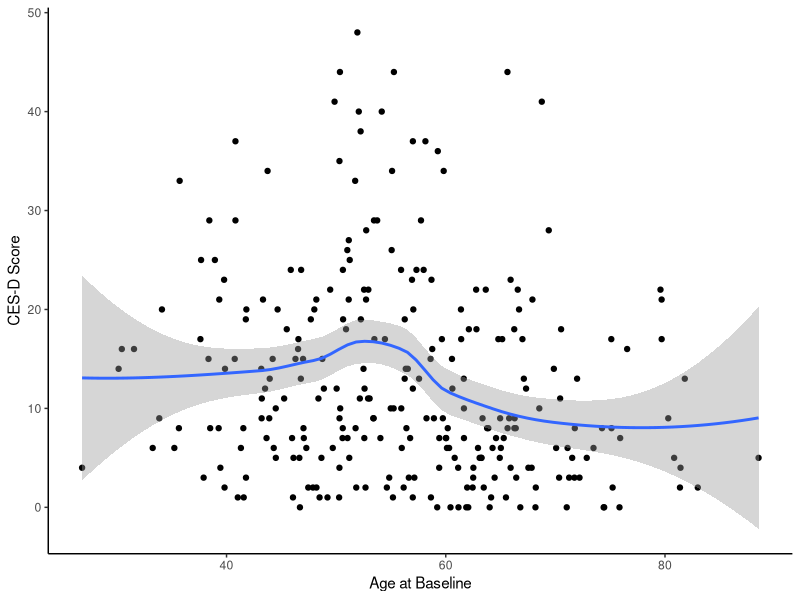
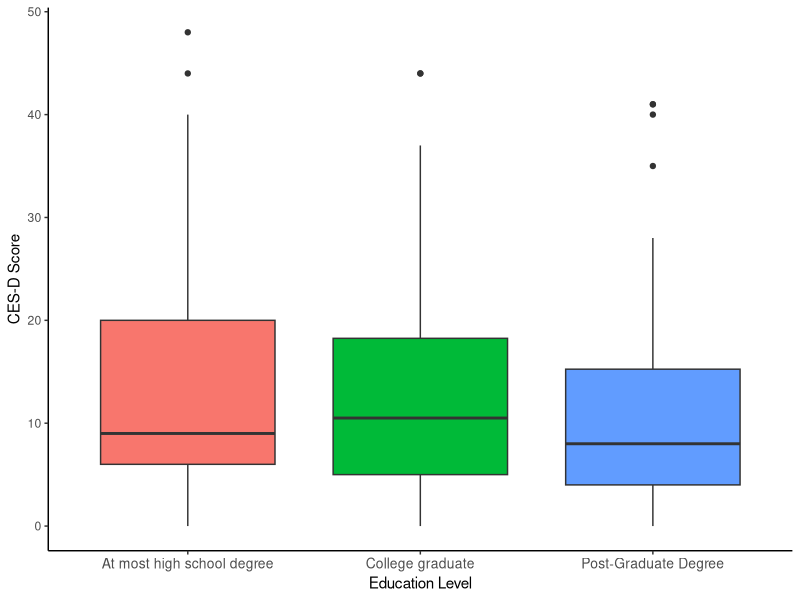
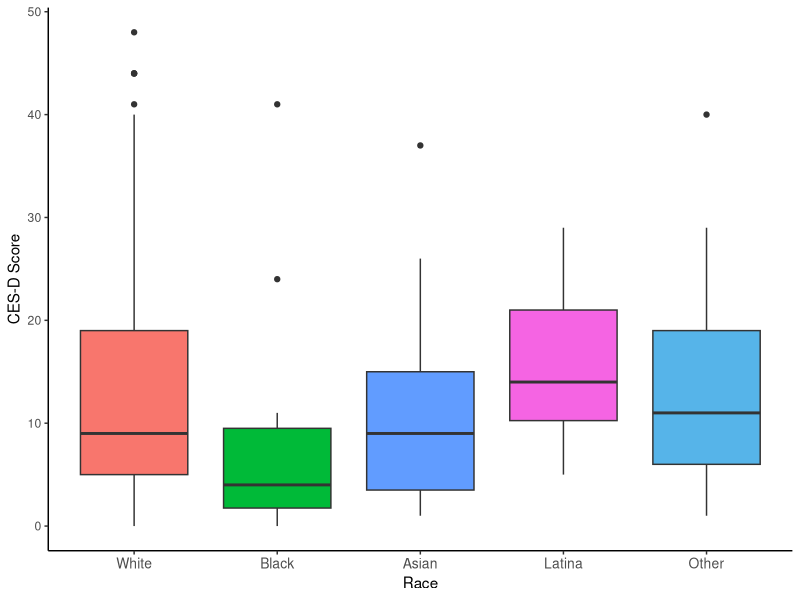
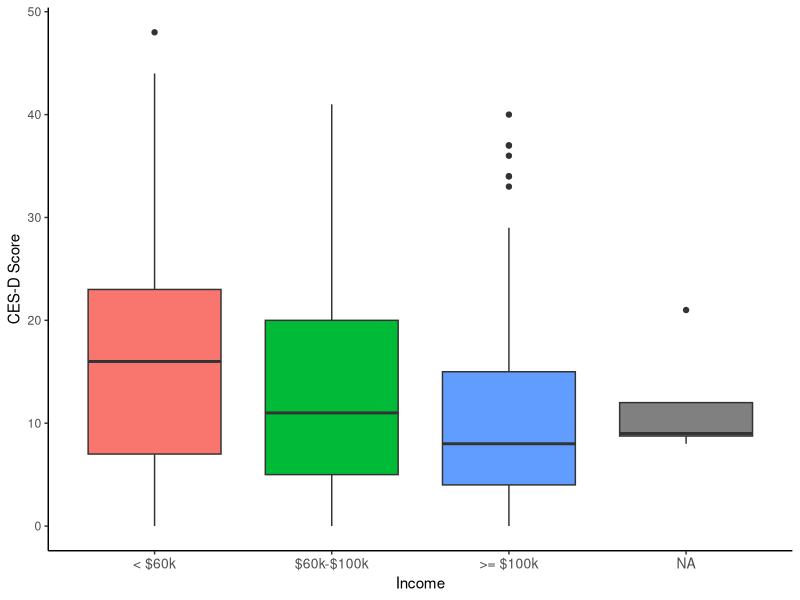
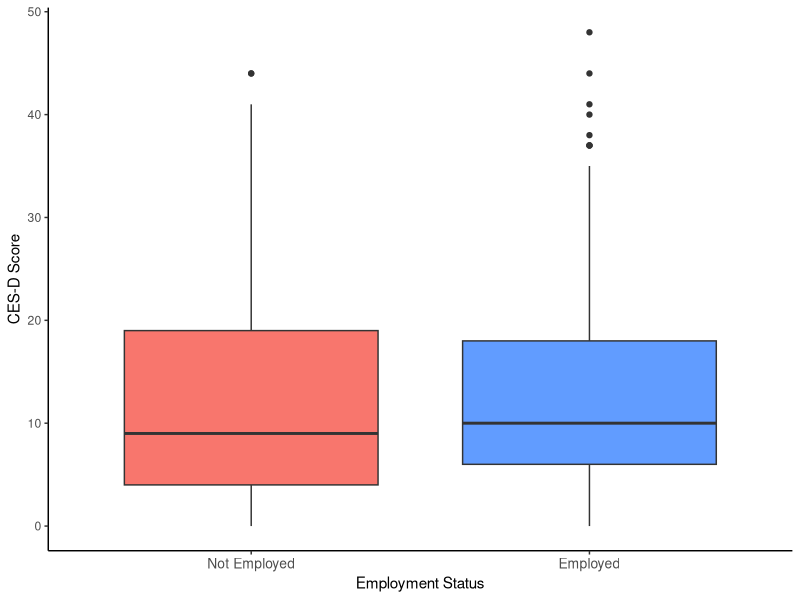
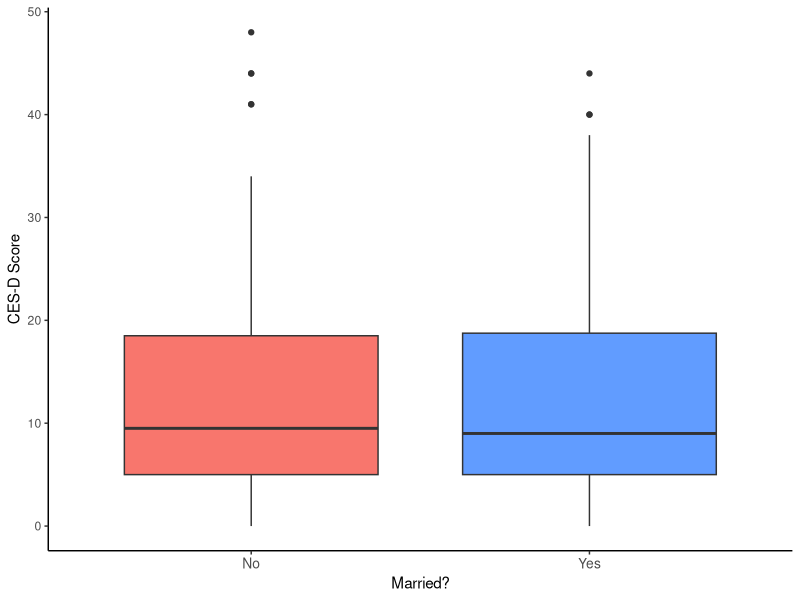
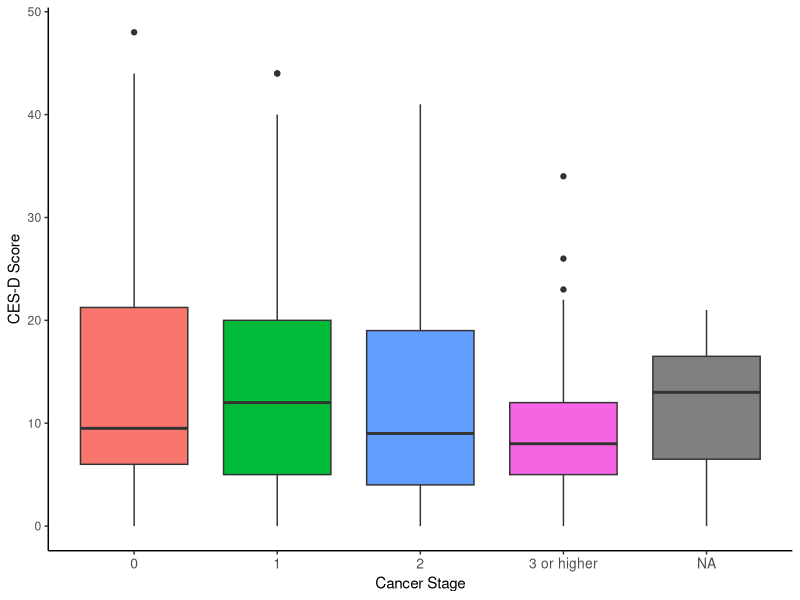
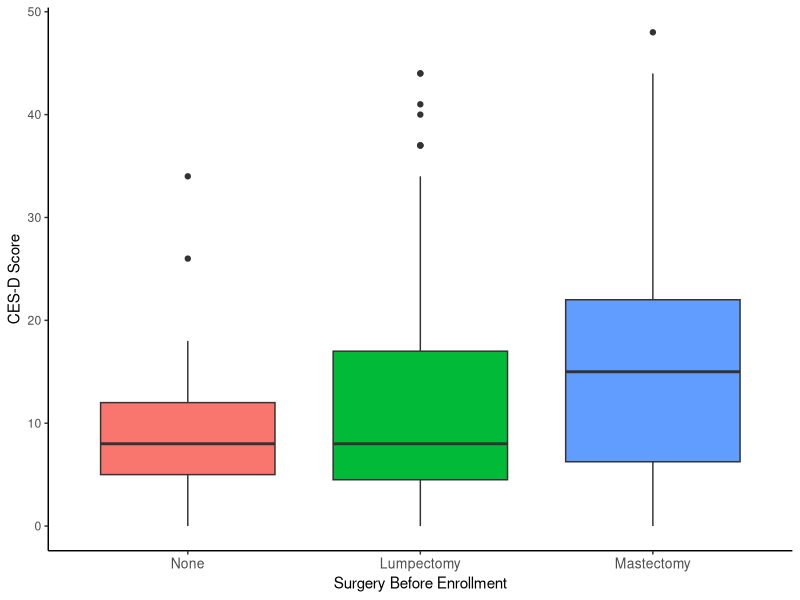

The R script that drew these images, in order:
## ---- chunk 1
#| echo: false
#| label: setup

library(dplyr)
library(ggplot2)

rise_dat <- read.csv("../data/rise_numerics.csv")

## ---- chunk 2
#| label: age_bl vs cesd score

ggplot(rise_dat, aes(x = AGE_BL, y = CESD_BL))+
  geom_point()+
  geom_smooth(method = "loess")+
  theme_classic()+
  xlab("Age at Baseline")+
  ylab("CES-D Score")

## ---- chunk 3
#| label: Education 

rise_dat$EDUC3 <- factor(rise_dat$EDUC3, levels = c(1,2,3), labels = c("At most high school degree", "College graduate", "Post-Graduate Degree"))

# Create boxplot
ggplot(rise_dat, aes(x = EDUC3, y = CESD_BL, fill = EDUC3)) +
  geom_boxplot() +
  labs(x = "Education Level", y = "CES-D Score") +
  scale_fill_manual(values = c("#F8766D", "#00BA38", "#619CFF"), 
                    labels = c("At most high school degree", "College graduate", "Postgraduate")) +
  theme_classic()+
  theme(legend.position = "none", axis.text.x = element_text(size = 10))

## ---- chunk 4
rise_dat$RACE5 <- factor(rise_dat$RACE5, levels = c(1,2,3,4,5), labels = c("White", "Black", "Asian", "Latina", "Other"))

# Create boxplot
ggplot(rise_dat, aes(x = RACE5, y = CESD_BL, fill = RACE5)) +
  geom_boxplot() +
  labs(x = "Race", y = "CES-D Score") +
  scale_fill_manual(values = c("#F8766D", "#00BA38", "#619CFF", "#F564E3", "#56B4E9"), 
                    labels = c("White", "Black", "Asian", "Latina", "Other")) +
  theme_classic()+
  theme(legend.position = "none", axis.text.x = element_text(size = 10))

## ---- chunk 5
rise_dat$INCOME3[is.na(rise_dat$INCOME3)] <- 999

rise_dat$INCOME3 <- factor(rise_dat$INCOME3, levels = c(1,2,3,999), labels = c("< $60k", "$60k-$100k",">= $100k", "NA"))

# Create boxplot
ggplot(rise_dat, aes(x = INCOME3, y = CESD_BL, fill = INCOME3)) +
  geom_boxplot() +
  labs(x = "Income", y = "CES-D Score") +
  scale_fill_manual(values = c("#F8766D", "#00BA38", "#619CFF", "#808080"), 
                    labels = c("< $60k", "$60k-$100k",">= $100k", "NA")) +
  theme_classic()+
  theme(legend.position = "none", axis.text.x = element_text(size = 10))

## ---- chunk 6
rise_dat$EMPLOY3_v2 <- ifelse(rise_dat$EMPLOY3 == 3, 0,1)

rise_dat$EMPLOY3_v2 <- factor(rise_dat$EMPLOY3_v2, levels = c(0,1), labels = c("Not Employed", "Employed"))


ggplot(rise_dat, aes(x = EMPLOY3_v2, y = CESD_BL, fill = EMPLOY3_v2)) +
  geom_boxplot() +
  labs(x = "Employment Status", y = "CES-D Score") +
  scale_fill_manual(values = c("#F8766D", "#619CFF"), 
                    labels = c("Not Employed", "Employed")) +
  theme_classic()+
  theme(legend.position = "none", axis.text.x = element_text(size = 10))


## ---- chunk 7
rise_dat$MARRIED2 <- factor(rise_dat$MARRIED2, levels = c(0,1), labels = c("No", "Yes"))

ggplot(rise_dat, aes(x = MARRIED2, y = CESD_BL, fill = MARRIED2)) +
  geom_boxplot() +
  labs(x = "Married?", y = "CES-D Score") +
  scale_fill_manual(values = c("#F8766D", "#619CFF"), 
                    labels = c("No", "Yes")) +
  theme_classic()+
  theme(legend.position = "none", axis.text.x = element_text(size = 10))

## ---- chunk 8
rise_dat$Cancer_Stage <- ifelse(rise_dat$STAGEDX_PG >= 3, 3, rise_dat$STAGEDX_PG)

rise_dat$Cancer_Stage[is.na(rise_dat$Cancer_Stage)] <- 999

rise_dat$Cancer_Stage <- factor(rise_dat$Cancer_Stage, levels = c(0,1,2,3,999), labels = c("0", "1", "2", "3 or higher", "NA"))

ggplot(rise_dat, aes(x = Cancer_Stage, y = CESD_BL, fill = Cancer_Stage)) +
  geom_boxplot() +
  labs(x = "Cancer Stage", y = "CES-D Score") +
  scale_fill_manual(values = c("#F8766D", "#00BA38", "#619CFF", "#F564E3", "#808080"), 
                    labels = c("0", "1", "2", "3 or higher", "NA")) +
  theme_classic()+
  theme(legend.position = "none", axis.text.x = element_text(size = 10))

## ---- chunk 9
rise_dat$SurgType <- factor(rise_dat$SURGTYPE_ENROLLMENT_BINARY, levels = c(0,1,2), labels = c("None", "Lumpectomy", "Mastectomy"))

ggplot(rise_dat, aes(x = SurgType, y = CESD_BL, fill = SurgType)) +
  geom_boxplot() +
  labs(x = "Surgery Before Enrollment", y = "CES-D Score") +
  scale_fill_manual(values = c("#F8766D", "#00BA38", "#619CFF"), 
                    labels = c("None", "Lumpectomy", "Mastectomy")) +
  theme_classic()+
  theme(legend.position = "none", axis.text.x = element_text(size = 10))

## ---- chunk 10
ggplot(rise_dat, aes(x = BMI_BL, y = CESD_BL))+
  geom_point()+
  geom_smooth(method = "loess")+
  theme_classic()+
  xlab("BMI at Baseline")+
  ylab("CES-D Score")

## ---- chunk 11
rise_dat$N_MedCond <- factor(rise_dat$CHARLSON)

ggplot(rise_dat, aes(x = N_MedCond, y = CESD_BL, fill = N_MedCond)) +
  geom_boxplot() +
  labs(x = "# Medical Conditions", y = "CES-D Score") +
  scale_fill_manual(values = c("#F8766D", "#00BA38", "#619CFF","#F564E3"), 
                    labels = c("0", "1", "2", "3")) +
  theme_classic()+
  theme(legend.position = "none", axis.text.x = element_text(size = 10))
## ---- chunk 12
rise_dat$ChildMalTrt <- factor(rise_dat$CTQ_WALKER_CAT_BL, levels = c(0,1,2), labels = c("None", "Nonsexual", "Sexual"))

ggplot(rise_dat, aes(x = ChildMalTrt, y = CESD_BL, fill = ChildMalTrt)) +
  geom_boxplot() +
  labs(x = "Child Maltreatment", y = "CES-D Score") +
  scale_fill_manual(values = c("#F8766D", "#00BA38", "#619CFF"), 
                    labels = c("None", "Nonsexual", "Sexual")) +
  theme_classic()+
  theme(legend.position = "none", axis.text.x = element_text(size = 10))

## ---- chunk 13
rise_dat$SCID_PHMDD[is.na(rise_dat$SCID_PHMDD)] <- 999

rise_dat$depresso <- factor(rise_dat$SCID_PHMDD, levels = c(0,1,999), labels = c("No", "Yes", "NA"))

ggplot(rise_dat, aes(x = depresso, y = CESD_BL, fill = depresso)) +
  geom_boxplot() +
  labs(x = "Past History of Depression", y = "CES-D Score") +
  scale_fill_manual(values = c("#F8766D", "#00BA38", "#808080"), 
                    labels =  c("No", "Yes", "NA")) +
  theme_classic()+
  theme(legend.position = "none", axis.text.x = element_text(size = 10))

## ---- chunk 14
rise_dat$GODIN2[is.na(rise_dat$GODIN2)] <- 999

rise_dat$exercise <- factor(rise_dat$GODIN2, levels = c(1,2,3,999), labels = c("Often", "Sometimes", "Never/Rarely","NA"))

ggplot(rise_dat, aes(x = exercise, y = CESD_BL, fill = exercise)) +
  geom_boxplot() +
  labs(x = "Leisure-time Exercise", y = "CES-D Score") +
  scale_fill_manual(values = c("#F8766D", "#00BA38","#619CFF", "#808080"), 
                    labels =  c("Often", "Sometimes", "Never/Rarely","NA")) +
  theme_classic()+
  theme(legend.position = "none", axis.text.x = element_text(size = 10))

## ---- chunk 15
ggplot(rise_dat, aes(x = ALC_DRINKS_PAST_YEAR, y = CESD_BL))+
  geom_point()+
  geom_smooth(method = "loess")+
  theme_classic()+
  xlab("# of Alcohol Drinks in the Past Year")+
  ylab("CES-D Score")
